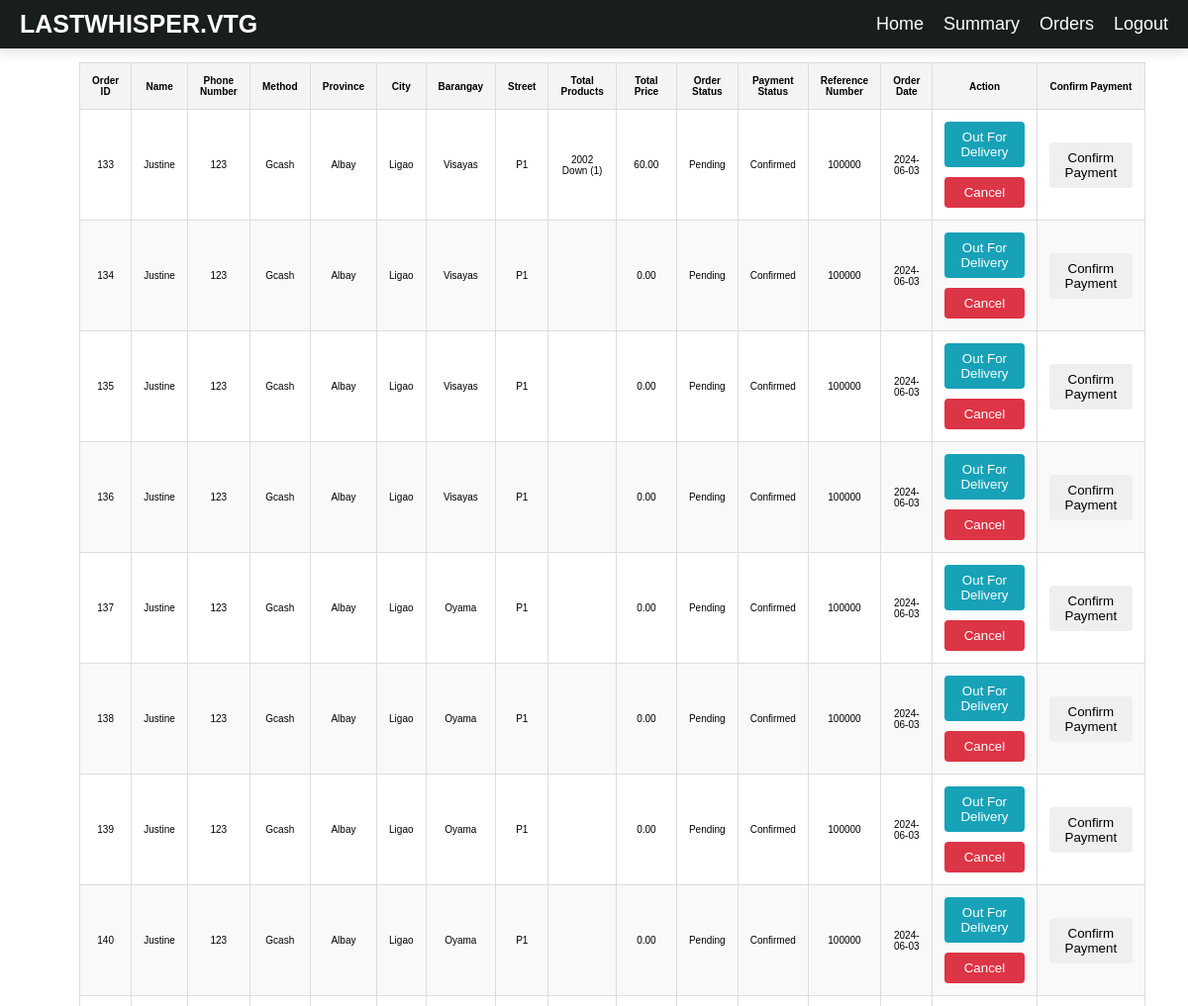
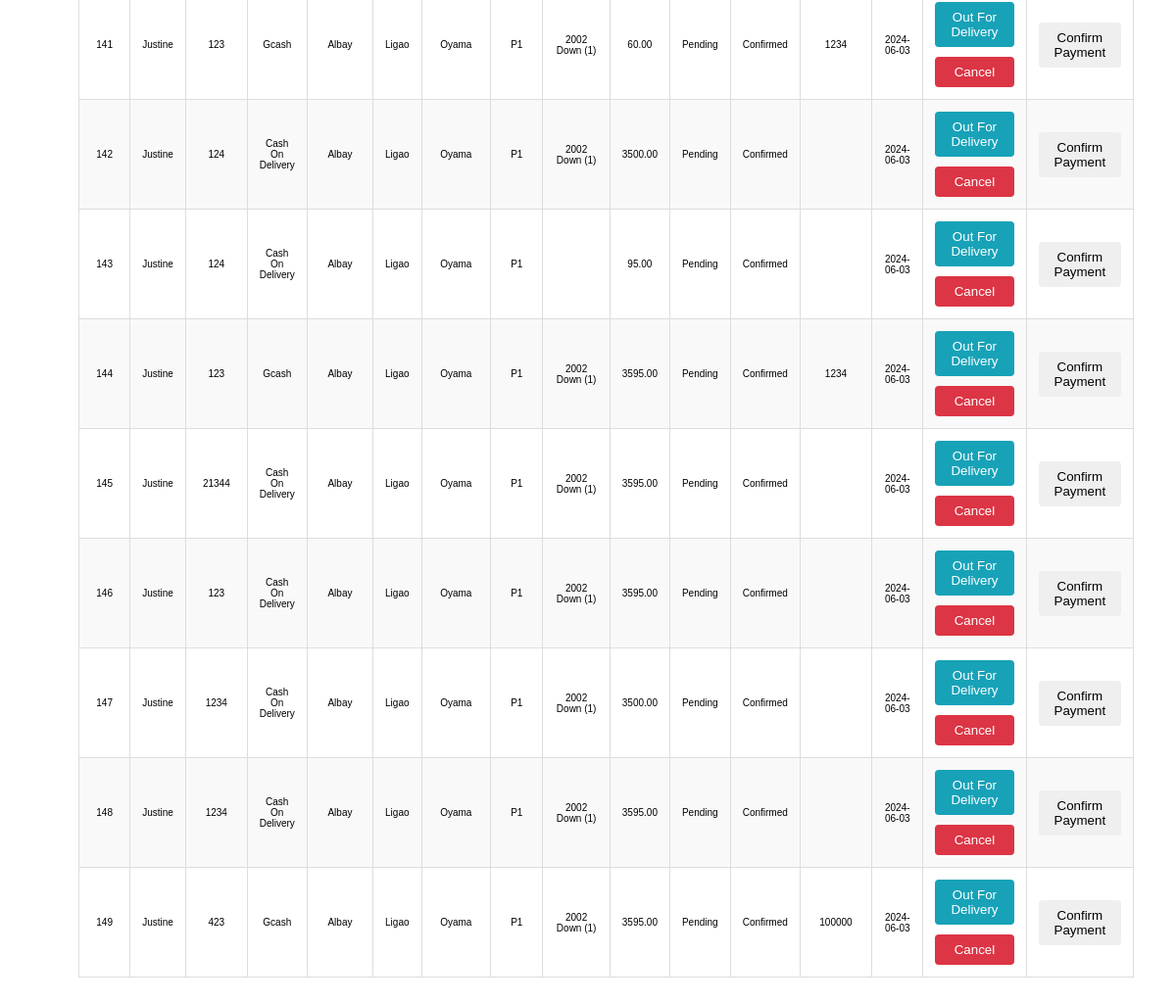
/website/landing/register/login/Page/billing.php (signed in), run on the app's committed database (2 pictures, top to bottom).
### tables this page shows
CREATE TABLE `orders` (
  `id` int(11) NOT NULL,
  `name` varchar(55) NOT NULL,
  `phone_number` varchar(11) NOT NULL,
  `method` varchar(55) NOT NULL,
  `courier` varchar(255) NOT NULL,
  `province` varchar(255) NOT NULL,
  `city` varchar(255) NOT NULL,
  `barangay` varchar(255) NOT NULL,
  `street` varchar(255) NOT NULL,
  `total_products` varchar(255) NOT NULL,
  `total_price` float(7,2) NOT NULL,
  `order_status` int(11) NOT NULL,
  `cancel_status` int(11) NOT NULL DEFAULT 0,
  `payment_status` int(11) NOT NULL,
  `tracking_number` varchar(20) DEFAULT NULL,
  `user_id` int(11) NOT NULL,
  `order_date` date NOT NULL DEFAULT current_timestamp(),
  `reference_number` varchar(255) NOT NULL,
  `gcash_amount` float(7,2) NOT NULL,
  `gcash_account_name` varchar(255) NOT NULL,
  `gcash_account_number` varchar(20) NOT NULL,
  `shipping_international` int(50) NOT NULL,
  `island` enum('Luzon','Visayas','Mindanao') NOT NULL DEFAULT 'Luzon'
);

### website/landing/register/login/Page/billing.php (the view, shortened to what this page needs)
<?php
include 'vintage_db.php';
include 'admin_navbar.php';
function getOrderStatusName($status) {
    switch ($status) {
        case 1:
            return 'Pending';
    }
}
function getPaymentStatusName($status) {
    return $status == 0 ? 'Not Confirmed' : 'Confirmed';
}
?>
<!DOCTYPE html>
<html lang="en">
<head>
    <link rel="stylesheet" href="css/bill.css">
</head>
<body>
    <div class="container">
        <h2>Billing</h2>
        <table>
            <thead>
                <tr>
                    <th>Order ID</th>
                    <th>Name</th>
                    <th>Phone Number</th>
                    <th>Method</th>
                    <th>Province</th>
                    <th>City</th>
                    <th>Barangay</th>
                    <th>Street</th>
                    <th>Total Products</th>
                    <th>Total Price</th>
                    <th>Order Status</th>
                    <th>Payment Status</th>
                    <th>Reference Number</th>
                    <th>Order Date</th>
                    <th>Action</th>
                    <th>Confirm Payment</th>
                </tr>
            </thead>
            <tbody>
                <?php
                $query = "SELECT * FROM orders";
                $result = mysqli_query($conn, $query);
                if ($result && mysqli_num_rows($result) > 0) {
                    while ($row = mysqli_fetch_assoc($result)) {
                        $order_id = $row['id'];
                        $order_status_name = getOrderStatusName($row['order_status']);
                        $order_status = $row['order_status'];
                        $payment_status_name = getPaymentStatusName($row['payment_status']);
                        echo "<tr>";
                        echo "<td>{$row['id']}</td>";
                        echo "<td>{$row['name']}</td>";
                        echo "<td>{$row['phone_number']}</td>";
                        echo "<td>{$row['method']}</td>";
                        echo "<td>{$row['province']}</td>";
                        echo "<td>{$row['city']}</td>";
                        echo "<td>{$row['barangay']}</td>";
                        echo "<td>{$row['street']}</td>";
                        echo "<td>{$row['total_products']}</td>";
                        echo "<td>{$row['total_price']}</td>";
                        echo "<td>{$order_status_name}</td>";
                        echo "<td>{$payment_status_name}</td>";
                        echo "<td>{$row['reference_number']}</td>";
                        echo "<td>{$row['order_date']}</td>";
                        echo "<td>
                                <form method='post'>
                                    <input type='hidden' name='order_id' value='{$row['id']}'>";
                        echo "<div class='action-buttons'>";
                        if ($order_status == 1) {
                            echo "<button type='submit' name='deliver_order' class='order-actions order-actions-{$order_id} deliver'>Out for Delivery</button>
                                  <button type='submit' name='cancel_order' class='order-actions order-actions-{$order_id} cancel'>Cancel</button>";
                        }
                        echo "</div>
                                </form>
                            </td>";
                        echo "<td>
                                <form method='post'>
                                    <input type='hidden' name='order_id' value='{$row['id']}'>
                                    <button type='submit' name='confirm_payment' class='confirm-payment-btn'>Confirm Payment</button>
                                </form>
                            </td>";
                        echo "</tr>";
                    }
                } else {
                    echo "<tr><td colspan='15'>No orders found.</td></tr>";
                }
                ?>
            </tbody>
        </table>
    </div>
</body>
</html>

### website/landing/register/login/Page/css/admin_page.css (style rules this page uses)
:root { --green:#181e19; --black:#333; --white:#fff; --bg-color:#eee; --box-shadow:0 .5rem 1rem rgba(0,0,0,.1); --border:.1rem solid var(--black); }
* { font-family: 'Poppins', sans-serif; margin:0; padding:0; box-sizing: border-box; outline: none; border:none; text-decoration: none; text-transform: capitalize; }
html { font-size: 62.5%; overflow-x: hidden; }
.container { max-width: 1200px; padding:2rem; margin:0 auto; }

### website/landing/register/login/Page/css/bill.css (style rules this page uses)
body, html { margin: 0; padding: 0; font-family: Arial, sans-serif; }
.container { width: 90%; margin: 0 auto; padding: 20px; }
h2 { text-align: center; margin-bottom: 20px; font-size: 2em; }
table { width: 100%; border-collapse: collapse; margin-bottom: 20px; }
table, th, td { border: 1px solid #ddd; }
th, td { padding: 12px; text-align: left; }
th { background-color: #f4f4f4; font-weight: bold; }
tbody tr:nth-child(even) { background-color: #f9f9f9; }
.action-buttons { display: flex; flex-direction: column; gap: 10px; }
button { padding: 8px 16px; border: none; border-radius: 4px; cursor: pointer; transition: background-color 0.3s; }
button.deliver, button.cancel, button.received { width: 100%; }
button.deliver { background-color: #17a2b8; color: #fff; }
button.cancel { background-color: #dc3545; color: #fff; }
table th, table td { text-align: center; }

### data on the page
orders: id "133", name "Justine", phone_number "123", method "Gcash", province "Albay", city "Ligao", barangay "Visayas", street "P1", total_products "2002 Down (1)", total_price "60.00", order_status "Pending", payment_status "Confirmed", reference_number "100000", order_date "2024-06-03"
orders: id "134", name "Justine", phone_number "123", method "Gcash", province "Albay", city "Ligao", barangay "Visayas", street "P1", total_price "0.00", order_status "Pending", payment_status "Confirmed", reference_number "100000", order_date "2024-06-03"
orders: id "135", name "Justine", phone_number "123", method "Gcash", province "Albay", city "Ligao", barangay "Visayas", street "P1", total_price "0.00", order_status "Pending", payment_status "Confirmed", reference_number "100000", order_date "2024-06-03"
orders: id "136", name "Justine", phone_number "123", method "Gcash", province "Albay", city "Ligao", barangay "Visayas", street "P1", total_price "0.00", order_status "Pending", payment_status "Confirmed", reference_number "100000", order_date "2024-06-03"
orders: id "137", name "Justine", phone_number "123", method "Gcash", province "Albay", city "Ligao", barangay "Oyama", street "P1", total_price "0.00", order_status "Pending", payment_status "Confirmed", reference_number "100000", order_date "2024-06-03"
orders: id "138", name "Justine", phone_number "123", method "Gcash", province "Albay", city "Ligao", barangay "Oyama", street "P1", total_price "0.00", order_status "Pending", payment_status "Confirmed", reference_number "100000", order_date "2024-06-03"
orders: id "139", name "Justine", phone_number "123", method "Gcash", province "Albay", city "Ligao", barangay "Oyama", street "P1", total_price "0.00", order_status "Pending", payment_status "Confirmed", reference_number "100000", order_date "2024-06-03"
orders: id "140", name "Justine", phone_number "123", method "Gcash", province "Albay", city "Ligao", barangay "Oyama", street "P1", total_price "0.00", order_status "Pending", payment_status "Confirmed", reference_number "100000", order_date "2024-06-03"
orders: id "141", name "Justine", phone_number "123", method "Gcash", province "Albay", city "Ligao", barangay "Oyama", street "P1", total_products "2002 Down (1)", total_price "60.00", order_status "Pending", payment_status "Confirmed", reference_number "1234", order_date "2024-06-03"
orders: id "142", name "Justine", phone_number "124", method "Cash On Delivery", province "Albay", city "Ligao", barangay "Oyama", street "P1", total_products "2002 Down (1)", total_price "3500.00", order_status "Pending", payment_status "Confirmed", order_date "2024-06-03"
orders: id "143", name "Justine", phone_number "124", method "Cash On Delivery", province "Albay", city "Ligao", barangay "Oyama", street "P1", total_price "95.00", order_status "Pending", payment_status "Confirmed", order_date "2024-06-03"
orders: id "144", name "Justine", phone_number "123", method "Gcash", province "Albay", city "Ligao", barangay "Oyama", street "P1", total_products "2002 Down (1)", total_price "3595.00", order_status "Pending", payment_status "Confirmed", reference_number "1234", order_date "2024-06-03"
orders: id "145", name "Justine", phone_number "21344", method "Cash On Delivery", province "Albay", city "Ligao", barangay "Oyama", street "P1", total_products "2002 Down (1)", total_price "3595.00", order_status "Pending", payment_status "Confirmed", order_date "2024-06-03"
orders: id "146", name "Justine", phone_number "123", method "Cash On Delivery", province "Albay", city "Ligao", barangay "Oyama", street "P1", total_products "2002 Down (1)", total_price "3595.00", order_status "Pending", payment_status "Confirmed", order_date "2024-06-03"
orders: id "147", name "Justine", phone_number "1234", method "Cash On Delivery", province "Albay", city "Ligao", barangay "Oyama", street "P1", total_products "2002 Down (1)", total_price "3500.00", order_status "Pending", payment_status "Confirmed", order_date "2024-06-03"
orders: id "148", name "Justine", phone_number "1234", method "Cash On Delivery", province "Albay", city "Ligao", barangay "Oyama", street "P1", total_products "2002 Down (1)", total_price "3595.00", order_status "Pending", payment_status "Confirmed", order_date "2024-06-03"
orders: id "149", name "Justine", phone_number "423", method "Gcash", province "Albay", city "Ligao", barangay "Oyama", street "P1", total_products "2002 Down (1)", total_price "3595.00", order_status "Pending", payment_status "Confirmed", reference_number "100000", order_date "2024-06-03"
